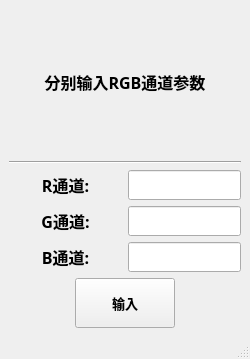
<?xml version="1.0" encoding="UTF-8"?>
<ui version="4.0">
 <class>MainWindow</class>
 <widget class="QMainWindow" name="MainWindow">
  <property name="geometry">
   <rect>
    <x>0</x>
    <y>0</y>
    <width>250</width>
    <height>359</height>
   </rect>
  </property>
  <property name="minimumSize">
   <size>
    <width>250</width>
    <height>359</height>
   </size>
  </property>
  <property name="maximumSize">
   <size>
    <width>250</width>
    <height>359</height>
   </size>
  </property>
  <property name="windowTitle">
   <string>RGB通道</string>
  </property>
  <widget class="QWidget" name="centralwidget">
   <layout class="QVBoxLayout" name="verticalLayout" stretch="1,1,2,2,2,2">
    <item>
     <widget class="QLabel" name="label_4">
      <property name="font">
       <font>
        <family>Agency FB</family>
        <pointsize>12</pointsize>
        <weight>75</weight>
        <bold>true</bold>
       </font>
      </property>
      <property name="text">
       <string>分别输入RGB通道参数</string>
      </property>
      <property name="alignment">
       <set>Qt::AlignCenter</set>
      </property>
     </widget>
    </item>
    <item>
     <widget class="Line" name="line">
      <property name="orientation">
       <enum>Qt::Horizontal</enum>
      </property>
     </widget>
    </item>
    <item>
     <layout class="QHBoxLayout" name="horizontalLayout" stretch="5,5">
      <item>
       <widget class="QLabel" name="label">
        <property name="font">
         <font>
          <family>Agency FB</family>
          <pointsize>12</pointsize>
          <weight>75</weight>
          <bold>true</bold>
         </font>
        </property>
        <property name="layoutDirection">
         <enum>Qt::LeftToRight</enum>
        </property>
        <property name="text">
         <string>R通道:</string>
        </property>
        <property name="alignment">
         <set>Qt::AlignCenter</set>
        </property>
       </widget>
      </item>
      <item>
       <widget class="QLineEdit" name="lineEdit">
        <property name="minimumSize">
         <size>
          <width>0</width>
          <height>30</height>
         </size>
        </property>
       </widget>
      </item>
     </layout>
    </item>
    <item>
     <layout class="QHBoxLayout" name="horizontalLayout_2" stretch="5,5">
      <item>
       <widget class="QLabel" name="label_2">
        <property name="font">
         <font>
          <family>Agency FB</family>
          <pointsize>12</pointsize>
          <weight>75</weight>
          <bold>true</bold>
         </font>
        </property>
        <property name="text">
         <string>G通道:</string>
        </property>
        <property name="alignment">
         <set>Qt::AlignCenter</set>
        </property>
       </widget>
      </item>
      <item>
       <widget class="QLineEdit" name="lineEdit_2">
        <property name="minimumSize">
         <size>
          <width>0</width>
          <height>30</height>
         </size>
        </property>
       </widget>
      </item>
     </layout>
    </item>
    <item>
     <layout class="QHBoxLayout" name="horizontalLayout_3" stretch="5,5">
      <item>
       <widget class="QLabel" name="label_3">
        <property name="font">
         <font>
          <family>Agency FB</family>
          <pointsize>12</pointsize>
          <weight>75</weight>
          <bold>true</bold>
         </font>
        </property>
        <property name="text">
         <string>B通道:</string>
        </property>
        <property name="alignment">
         <set>Qt::AlignCenter</set>
        </property>
       </widget>
      </item>
      <item>
       <widget class="QLineEdit" name="lineEdit_3">
        <property name="minimumSize">
         <size>
          <width>0</width>
          <height>30</height>
         </size>
        </property>
       </widget>
      </item>
     </layout>
    </item>
    <item>
     <layout class="QHBoxLayout" name="horizontalLayout_5">
      <property name="topMargin">
       <number>0</number>
      </property>
      <property name="bottomMargin">
       <number>0</number>
      </property>
      <item>
       <widget class="QPushButton" name="pushButton">
        <property name="minimumSize">
         <size>
          <width>0</width>
          <height>0</height>
         </size>
        </property>
        <property name="maximumSize">
         <size>
          <width>100</width>
          <height>50</height>
         </size>
        </property>
        <property name="font">
         <font>
          <pointsize>10</pointsize>
          <weight>75</weight>
          <bold>true</bold>
         </font>
        </property>
        <property name="text">
         <string>输入</string>
        </property>
       </widget>
      </item>
     </layout>
    </item>
   </layout>
  </widget>
  <widget class="QMenuBar" name="menubar">
   <property name="geometry">
    <rect>
     <x>0</x>
     <y>0</y>
     <width>250</width>
     <height>26</height>
    </rect>
   </property>
  </widget>
  <widget class="QStatusBar" name="statusbar"/>
 </widget>
 <resources/>
 <connections/>
</ui>
